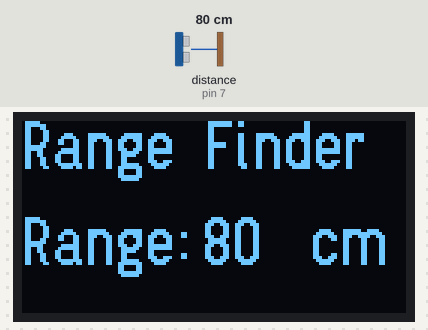
The sketch below on a simulated Arduino Uno, built with avr-gcc and run on an emulated ATmega328P. Shown: 128×64 one-colour display. The inputs (shaded band) are chosen by the test bench; at power-on: distance to the obstacle (sensor on pin 7) 80 cm.

Above: at 1.2 s.
1.3 s: distance to the obstacle (sensor on pin 7) set to 2 cm
At 1.9 s:
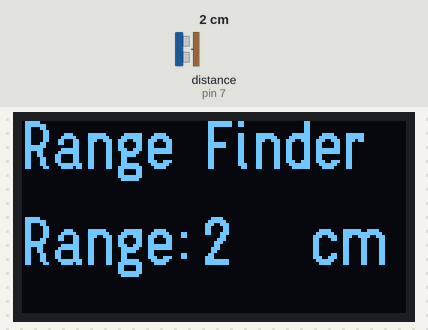
2.9 s: distance to the obstacle (sensor on pin 7) set to 4 cm
At 4.2 s:
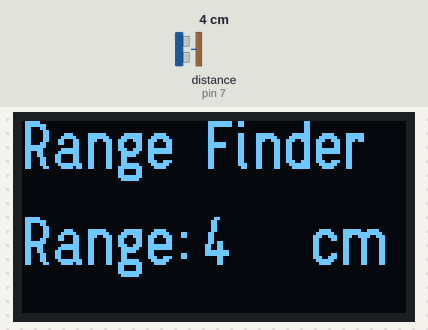
4.5 s: distance to the obstacle (sensor on pin 7) set to 9 cm
At 5.4 s:
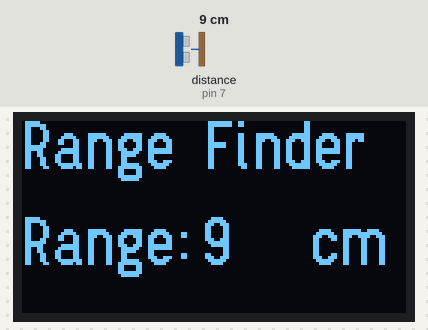
Timing chart, 0 to 7.5 s (numbered marks = the images above; inputs shaded):
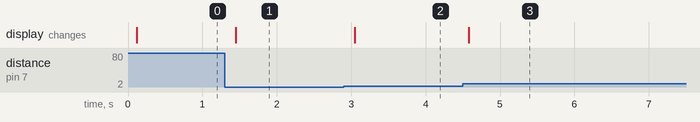

Measured:
- after the input at 1.3 s, the display: changes after 0.15 s (image 1)
- after the input at 2.9 s, the display: changes after 0.15 s (image 2)
- after the input at 4.5 s, the display: changes after 0.08 s (image 3)

The sketch:

RangeFinder.ino
```cpp
#include "Ultrasonic.h"
#define US 7
#include <U8g2lib.h>

U8G2_SSD1306_128X64_NONAME_F_SW_I2C u8g2(U8G2_R0, /* clock=*/ SCL, /* data=*/ SDA, /* reset=*/ U8X8_PIN_NONE);    //Software I2C

Ultrasonic ultrasonic(US);

long Range;

void setup() {
  // put your setup code here, to run once:
  //Serial.begin(9600);
  u8g2.begin();
}

void loop() {
  // put your main code here, to run repeatedly:
  //Serial.print("Range: ");
  Range = ultrasonic.MeasureInCentimeters();
  //Serial.print(Range);
  //Serial.println(" cm");
  u8g2.clearBuffer();                   // clear the internal memory
  u8g2.setFont(u8g2_font_logisoso16_tf);   // choose a suitable font
  u8g2.drawStr(0,16,"Range Finder");    // write something to the internal memory
  u8g2.drawStr(0,48,"Range: ");    // write something to the internal memory
  u8g2.setCursor(60, 48);
  if(Range==520)
  {
    u8g2.drawStr(60,48,"___");    // write something to the internal memory
  }
  else{
    u8g2.print(Range);
  }

  u8g2.drawStr(96, 48, "cm");
  u8g2.sendBuffer(); // transfer internal memory to the display
}
```
